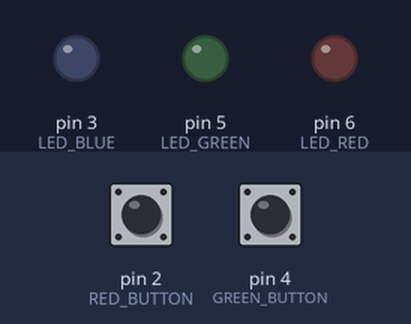
The sketch below on a simulated Arduino Uno, built with avr-gcc and run on an emulated ATmega328P. Shown: output pins drawn as LEDs (lit = HIGH). The inputs (shaded band) are chosen by the test bench; at power-on: pin 2 (RED_BUTTON) HIGH, pin 4 (GREEN_BUTTON) HIGH.

Above: at 1.2 s.
1.3 s: pin 2 (RED_BUTTON) pulled LOW for 0.15 s
At 2.2 s:
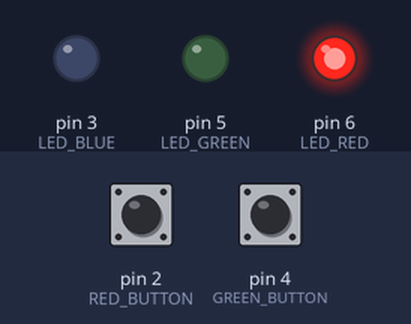
2.9 s: pin 4 (GREEN_BUTTON) pulled LOW for 0.15 s
At 3.4 s:
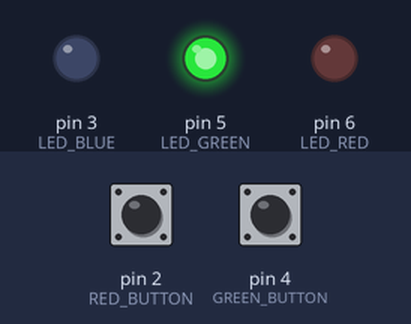
4.5 s: pin 4 (GREEN_BUTTON) pulled LOW for 1 s
At 5.9 s:
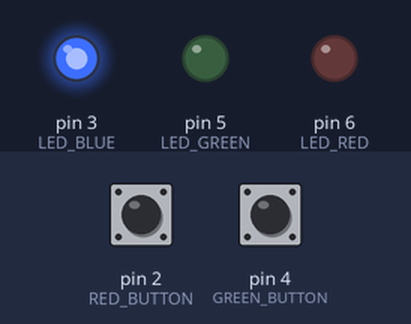
7.0 s: pin 4 (GREEN_BUTTON) pulled LOW for 3.2 s
At 7.9 s:
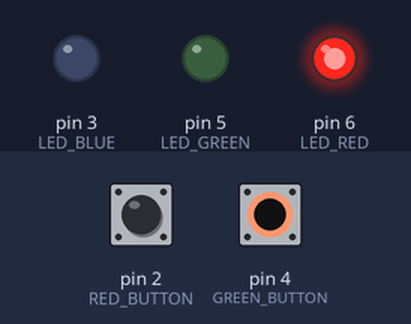
11.7 s: pin 2 (RED_BUTTON) pulled LOW for 1 s
At 12.8 s:
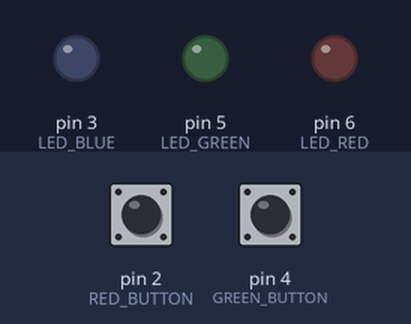
Timing chart, 0 to 14.7 s (numbered marks = the images above; inputs shaded):
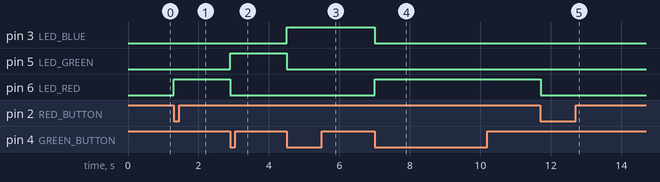

The sketch:

l02_z01.ino
```cpp
#define LED_RED     6
#define LED_GREEN   5
#define LED_BLUE    3

#define RED_BUTTON   2   // W(y)łącza diodę
#define GREEN_BUTTON 4   // Zmienia kolor

bool ledOn = false;
int colorIndex = 0;

void showColor(int index) {
  digitalWrite(LED_RED, LOW);
  digitalWrite(LED_GREEN, LOW);
  digitalWrite(LED_BLUE, LOW);

  if (!ledOn) return;

  switch (index) {
    case 0: digitalWrite(LED_RED, HIGH); break;
    case 1: digitalWrite(LED_GREEN, HIGH); break;
    case 2: digitalWrite(LED_BLUE, HIGH); break;
  }
}

void setup() {
  pinMode(LED_RED, OUTPUT);
  pinMode(LED_GREEN, OUTPUT);
  pinMode(LED_BLUE, OUTPUT);

  pinMode(RED_BUTTON, INPUT_PULLUP);
  pinMode(GREEN_BUTTON, INPUT_PULLUP);

  showColor(colorIndex);
}

void loop() {
  static bool lastRedState = HIGH;
  static bool lastGreenState = HIGH;

  bool redState = digitalRead(RED_BUTTON);
  bool greenState = digitalRead(GREEN_BUTTON);

  if (redState == LOW && lastRedState == HIGH) {
    ledOn = !ledOn;
    showColor(colorIndex);
  }
  lastRedState = redState;

  if (greenState == LOW && lastGreenState == HIGH) {
    colorIndex = ++colorIndex % 3;
    showColor(colorIndex);
  }
  lastGreenState = greenState;

  delay(20);
}
```

Measured:
- after the input at 1.3 s, pin 6 (LED_RED): LOW → HIGH at once
- after the input at 2.9 s, pin 5 (LED_GREEN): LOW → HIGH at once; pin 6 (LED_RED): HIGH → LOW at once
- after the input at 4.5 s, pin 3 (LED_BLUE): LOW → HIGH at once; pin 5 (LED_GREEN): HIGH → LOW at once
- after the input at 7.0 s, pin 3 (LED_BLUE): HIGH → LOW at once; pin 6 (LED_RED): LOW → HIGH at once
- after the input at 11.7 s, pin 6 (LED_RED): HIGH → LOW at once
